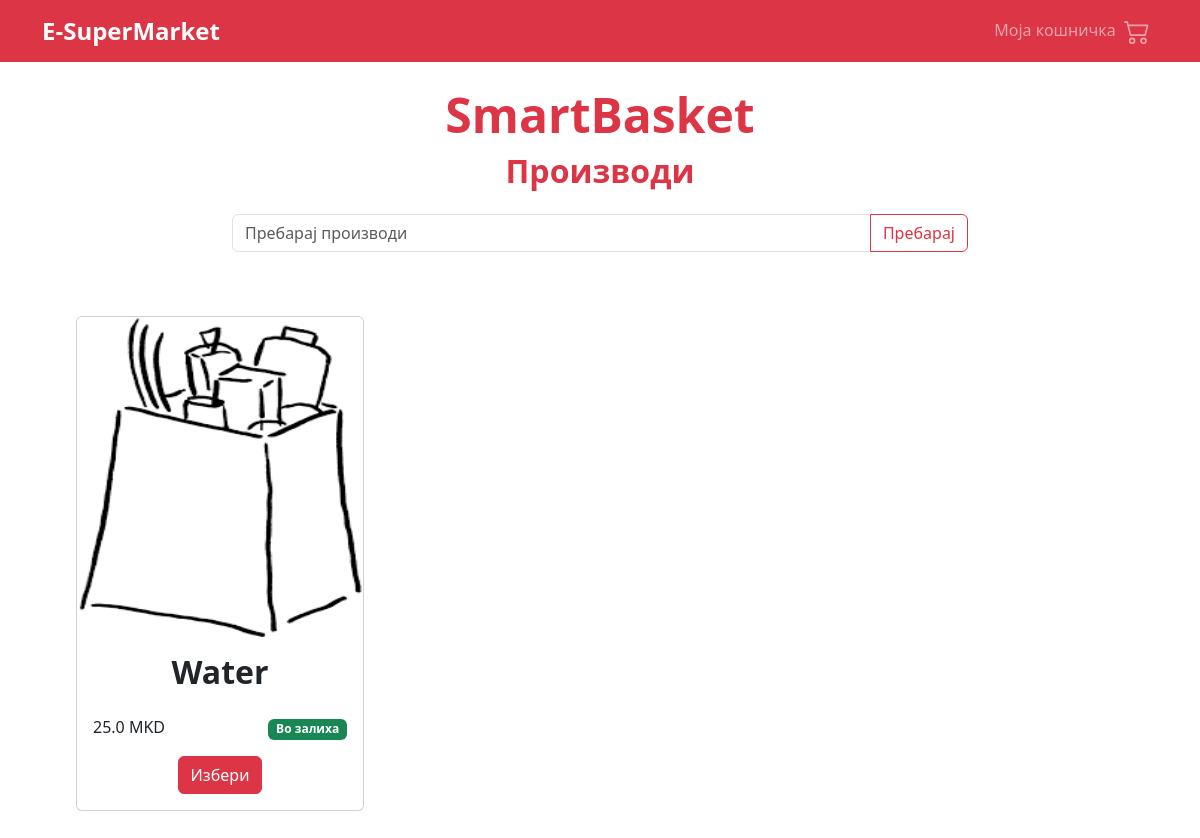
/products/1, run on the app's committed database.
### SmartBasket/models.py (models this page shows, shortened)
class Product(models.Model):
    name = models.CharField(max_length=100)
    price = models.FloatField()
    category = models.ForeignKey(Category, on_delete=models.CASCADE)
    image = models.ImageField(upload_to='images/')
    description = models.TextField()
    quantity = models.IntegerField()

### SmartBasket/views.py (the view)
# urls.py: path('products/<str:category_id>', list_products_for_category, name='products'),
def list_products_for_category(request, category_id):
    search = request.GET.get('search')
    category = Category.objects.get(id=category_id)
    if search is None or search == '':
        products = Product.objects.filter(category=category).all()
    else:
        products = Product.objects.filter(category=category, name__icontains=search).all()
    return render(request, 'list_products_for_category.html',
                  {'products': products, 'category': category, 'search': search})

### templates/list_products_for_category.html (shortened to what this page needs)
{% extends "customer_base.html" %}
{% block content %}
    <div class="container mt-4">
        <div class="row">
            <div class="col-md-12 text-center">
                <h1 class="display-5 text-danger fw-bold">SmartBasket</h1>
            </div>
        </div>
        <div class="row">
            <div class="col-md-12 text-center">
                <h2 class="text-danger fw-bold">Производи</h2>
            </div>
        </div>
        <div class="row justify-content-center mt-3">
            <div class="col-md-8">
                <form action="/products/{{ category.id }}" method="GET">
                    <div class="input-group mb-3">
                        {% if not search %}
                            <input type="text" class="form-control" placeholder="Пребарај производи" name="search"/>
                        {% endif %}
                        <button class="btn btn-outline-danger" type="submit" id="button-addon2">Пребарај</button>
                    </div>
                </form>
            </div>
        </div>
        <div class="row mt-5 mb-5">
            {% for p in products %}
                <div class="col-md-4">
                    <div class="card  ms-auto me-auto" style="width: 18rem;">
                        <img src="{{ MEDIA_URL }}{{ p.image.url }}" class="card-img-top" style="height: 20rem"
                             alt="...">
                        <div class="card-body">
                            <h5 class="card-title text-center fw-bold mb-4" style="font-size: 2rem">{{ p.name }}</h5>
                            <div class="row">
                                <div class="col-md-6">
                                    <p class="card-text">{{ p.price }} MKD</p>
                                </div>
                                <div class="col-md-6">
                                    <p style="text-align: right">
                                        {% if p.quantity > 0 %}
                                            <span class="badge bg-success">Во залиха</span>
                                        {% else %}
                                            <span class="badge bg-danger">Нема во залиха</span>
                                        {% endif %}
                                    </p>
                                </div>
                            </div>
                            <div class="text-center">
                                <a href="/product-detail/{{ p.id }}" class="btn btn-danger">Избери</a>
                            </div>
                        </div>
                    </div>
                </div>
            {% endfor %}
        </div>
    </div>
{% endblock %}

### data on the page
Product: image (picture), name "Water", price "25.0", quantity "Во залиха"
